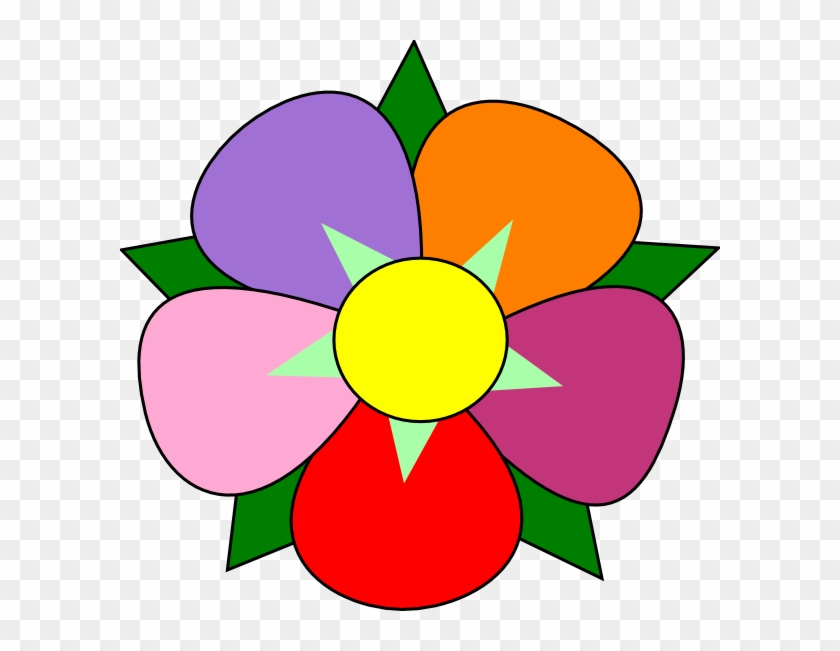
#> input picture flower.png, 840 x 651 px
$ jupyter execute --allow-errors Programs.ipynb
#> lines starting #> are read from the running program, lines starting #| are printed output that depends on the picture; after the words box and inside, x2 and y2 are one past the last pixel; in counts of white or black regions, pixels touching at a corner belong together
<a href="https://colab.research.google.com/github/KARTIKEYgarg1/udemy-data-science-and-ml/blob/master/Programs.ipynb" target="_parent"></a>

[cell 1]
"""
LECTURE 39:SORTING A LIST
"""

L=[5,2,3,-5,3,2,1,0,-8]
for i in range(len(L)):
  for j in range(i,len(L)):
    if L[i]<L[j]:
      L[i],L[j]=L[j],L[i]
L

#> (a cell that did not finish here is left out)

#> (a cell that did not finish here is left out)

[cell 4]
"""Lecture 42:Telling if input is string or not """


def printMsg(msg):
  if isinstance(msg,str):
    print("It is string")
  else:
    print("It is not string")
    print("It is of",type(msg))
printMsg("wow")
printMsg(93.5)

[cell 5]
"""Lecture 47:Making a function which adds any number of arguments"""

def myAdd(*a):
  s=0
  for i in range(len(a)):
    s=s+a[i]
  print(s)
myAdd(2,3)
myAdd(2,3,5,7,9)

[cell 6]
"""Lecture 48:Making a function which any number of arguments for a variables"""

def myDic(**a):
  for i in a:
    print(i,a[i])
myDic(apple=40,banana=50)
myDic(peach=10,mango=20,grape=90)

[cell 7]
"""Lecture 52:Finding smallest number in list"""
def minValue(L):
  m=L[0]
  c=0
  idx=0
  for i in L:
    if i<m:
      m=i
      idx=c
    c=c+1
  return m,idx
print(minValue([5,2,3,-1]))

[cell 8]
"""Lecture 81-82:Finding smallest number in list"""
import pandas as pd
#> (the rest of this cell did not finish here and is left out)

#> (a cell that did not finish here is left out)

#> (a cell that did not finish here is left out)

#> (a cell that did not finish here is left out)

[cell 12]
"""Lecture 102::Practice quiz"""
import numpy as np
myArray1=10*np.random.rand(50)
myArray1=np.round(np.floor(myArray1))
print(myArray1)
myArray2=myArray1[myArray1>5]
print(myArray2)
myArray1=np.sort(myArray1)
myArray1=myArray1[::-1]
myArray2=np.sort(myArray2)
print(myArray1,myArray2)

[cell 13]
"""Lecture 106::Practice quiz"""
import numpy as np
import matplotlib.pyplot as plt
im=plt.imread("flower.png",0)
#> im is the input picture: shape (651, 840, 3); mean R, G, B 224.5, 190.6, 180.4
plt.imshow(im)
im1=im.copy()
im1[200:500,100:500,2]=200
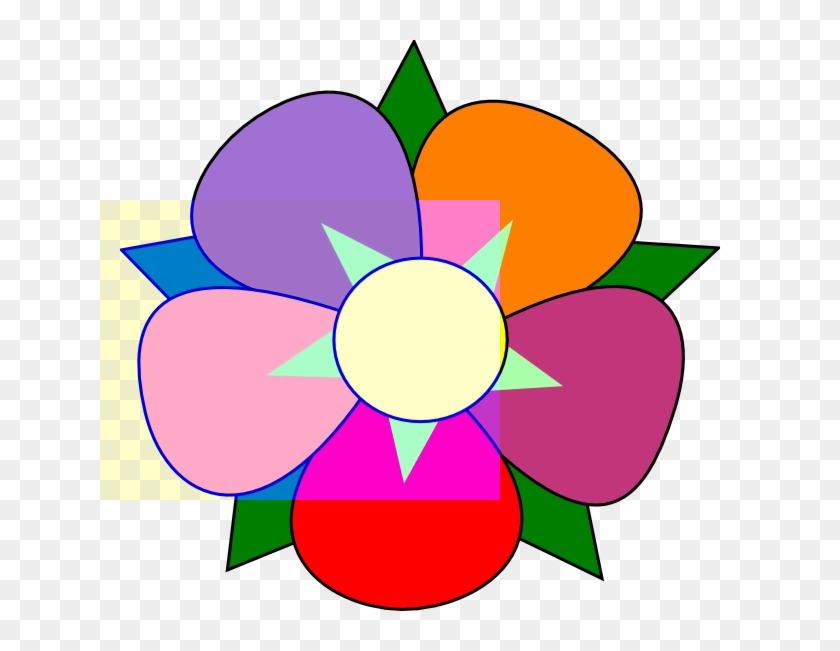
#> im1: shape (651, 840, 3); mean R, G, B 224.5, 190.6, 195.7
im1[200:500,100:500,0]=0
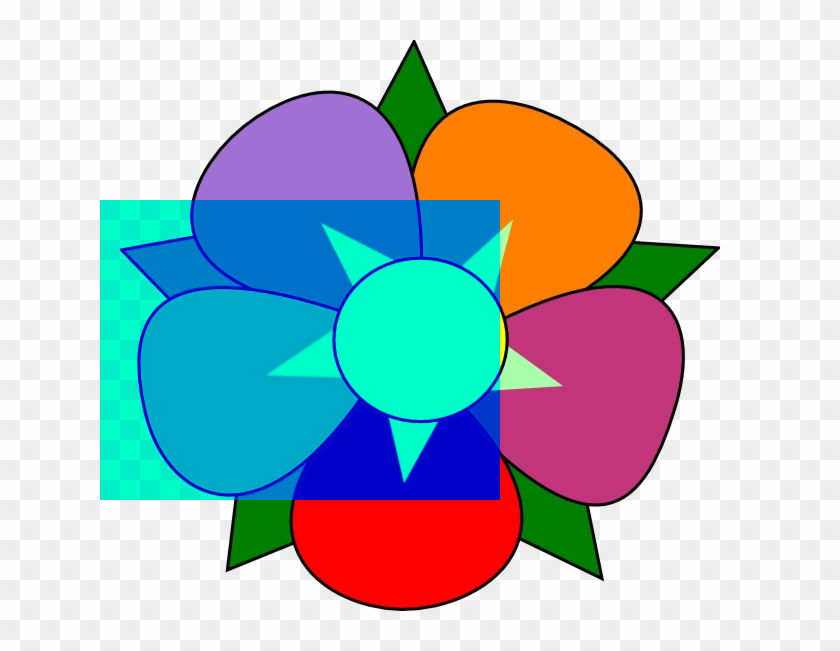
#> im1: shape (651, 840, 3); mean R, G, B 176.9, 190.6, 195.7
im1[200:500,100:500,1]=0
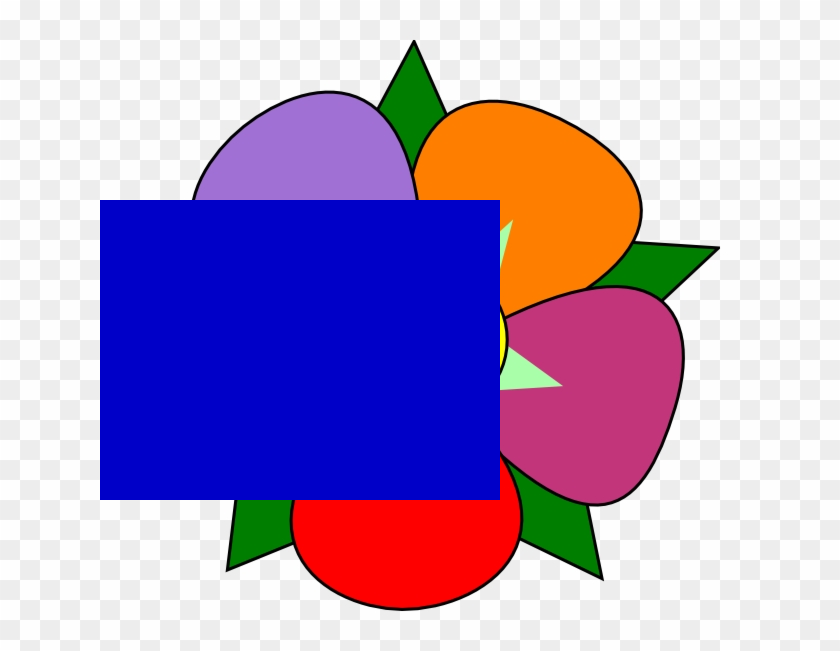
#> im1: shape (651, 840, 3); 19.46% of pixels changed, all inside (x1, y1, x2, y2) = (100, 200, 500, 500)
plt.imshow(im1)
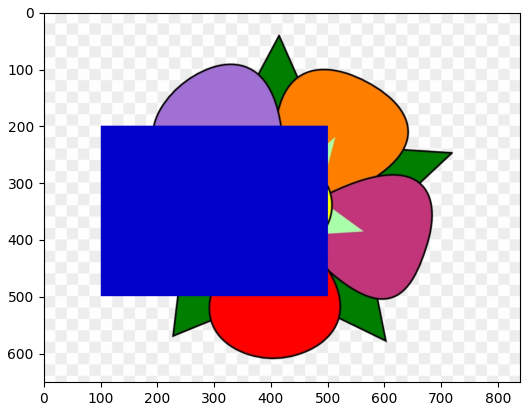
#> figure drawn by matplotlib, 1 panel

[cell 14]
"""Lecture 110:Structured arrays"""
import numpy as np
A=np.array(
    [("KARTIKEY",20,"2002",900000),
    ("MR.Y",30,"2012",58000),
    ("MR.X",10,"2000",2000)],
    dtype=[("Empname","U20"),("Age","i8"),("BirthYear","U10"),("Salary","i8")])
print(A["Empname"])
print(A[["Empname","Age"]])
print(A["Empname"])

[cell 15]
"""LECTURE 115:PANDAS"""
import pandas as pd
name={"A":"MR.A","B":"MR.B","C":"MR.C","D":"MR.D","E":"MR.E"}
vac={"A":True,"B":False,"C":True,"D":True,"E":False}
D=pd.DataFrame({"name":name,"vaccinated":vac})
print(D)
M=D[D["vaccinated"]]
M

[cell 16]
"""LECTURE 121:PANDAS-dataframe"""
import pandas as pd
name={"A":"MR.A","B":"MR.B","C":"MR.C","D":"MR.D","E":"MR.E"}
vac={"A":True,"B":False,"C":True,"D":True,"E":False}
D=pd.DataFrame({"name":name,"vaccinated":vac,"country":{"A":"Pakistan","B":"China","C":"Pakistan","D":"Pakistan","E":"China"}})
print(D.groupby("country").sum())

[cell 17]
"""LECTURE 125:PANDAS-rolling"""
import pandas as pd
d=pd.DataFrame({'A':[12,4,19,20,35],'B':[1,42,55,61,32],'C':[11,5,13,66,31]})
print(d)
d.rolling(3,min_periods=1).sum()

[cell 18]
"""LECTURE 129:PANDAS-clip"""
import pandas as pd
import numpy as np
d=pd.DataFrame(np.random.randint(20,100,(5,10)),columns=list("ABCDEFGHIJ"))
print(d)
d.clip(50,80)#set range from 50 to 80

[cell 19]
"""LECTURE 132:PANDAS-merge"""
import pandas as pd
df1=pd.DataFrame({'Name':['ANNA','STUART','ALEX','NANCY','ROBERT'],'Subject1':['ENGLISH','MATHS','GEOGRAPHY','ENGLISH','MATHS']})
df2=pd.DataFrame({'Name':['ALEX','ROBERT','ANNA','STUART','NANCY'],'Subject2':['ELECTRONICS','MATHS','GEOGRAPHY','ENGLISH','COMPUTER']})
print(df1)
print(df2)
pd.merge(df1,df2)

[cell 20]
"""LECTURE 142:MATPLOTLIB-COLOR"""
import matplotlib.pyplot as plt
import numpy as np
x=np.linspace(0,20,1500)
f = plt.figure()
f.set_figwidth(6)
f.set_figheight(4)
plt.style.use('seaborn-talk')
plt.plot(x,np.cos(x),color="orange",linestyle="dashed")
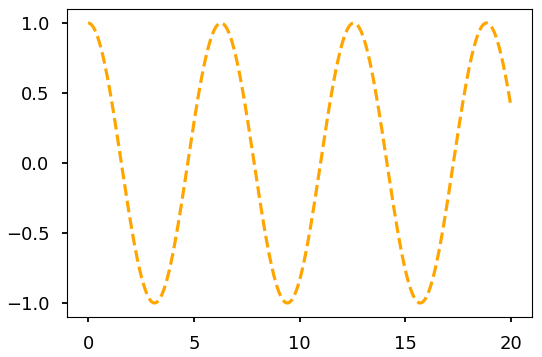
#> figure drawn by matplotlib, 1 panel; curve peaks at x = 0, y = 1

[cell 21]
"""LECTURE 146:MATPLOTLIB-AXES"""
import matplotlib.pyplot as plt
import numpy as np
x=np.linspace(0,20,1500)
plt.figure(dpi=50)
plt.xlim(1,14)
plt.ylim(-1,1.2)
plt.plot(x,np.sin(x),"-.b")
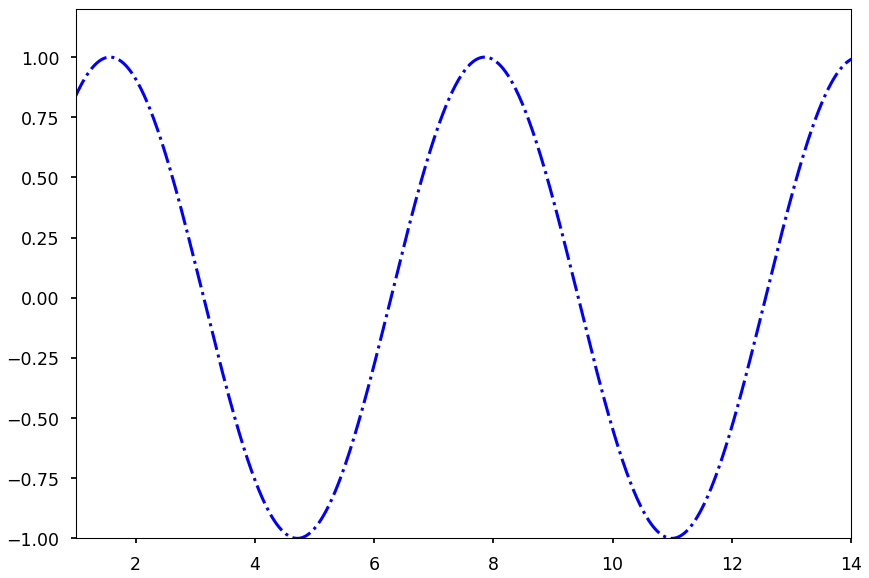
#> figure drawn by matplotlib, 1 panel; curve peaks at x = 1.57, y = 1

[cell 22]
"""LECTURE 150:MATPLOTLIB-SET"""
import matplotlib.pyplot as plt
import numpy as np
x=np.linspace(0,20,1500)
ax=plt.axes()
plt.plot(x,np.sin(x),"-.b")
ax.set(xlim=(0,30),ylim=(-5,5),title="wow")
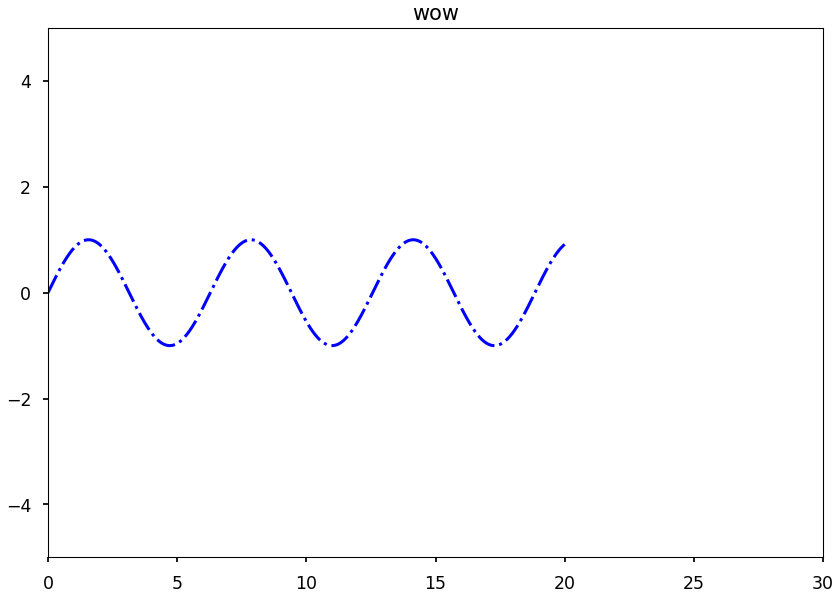
#> figure drawn by matplotlib, 1 panel; curve peaks at x = 1.57, y = 1

[cell 23]
"""LECTURE 150:MATPLOTLIB-CONTOUR"""
import matplotlib.pyplot as plt
import numpy as np
X,Y=np.meshgrid(np.linspace(5,10,50),np.linspace(5,10,80))
Z=X+3*Y*9*X
plt.contour(X,Y,Z,40,colormap="inferno")
# plt.colorbar()
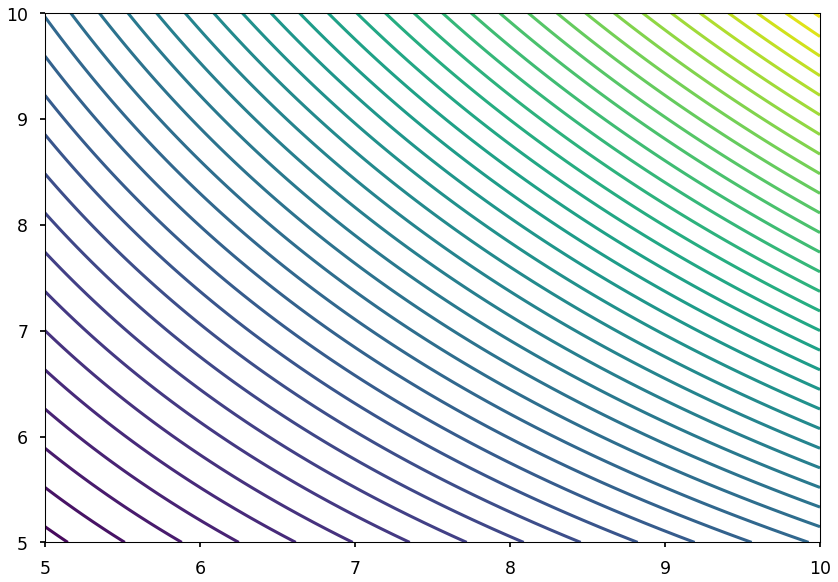
#> figure drawn by matplotlib, 1 panel

[cell 24]
"""LECTURE 160:MATPLOTLIB-SUBPLOT"""
import matplotlib.pyplot as plt
import numpy as np
fig,ax=plt.subplots(2,4,figsize=(10,5))

[cell 25]
"""LECTURE 251:BERNAULI TRIALS-for toss of a coin"""
import numpy as np
def Bern(p=0.5):
  X=int(np.random.rand()<=p)
  return X
h=0
for i in range(1000):
  w=Bern()
  if w==1:
    h=h+1
print("Success rate:-",h/1000)
